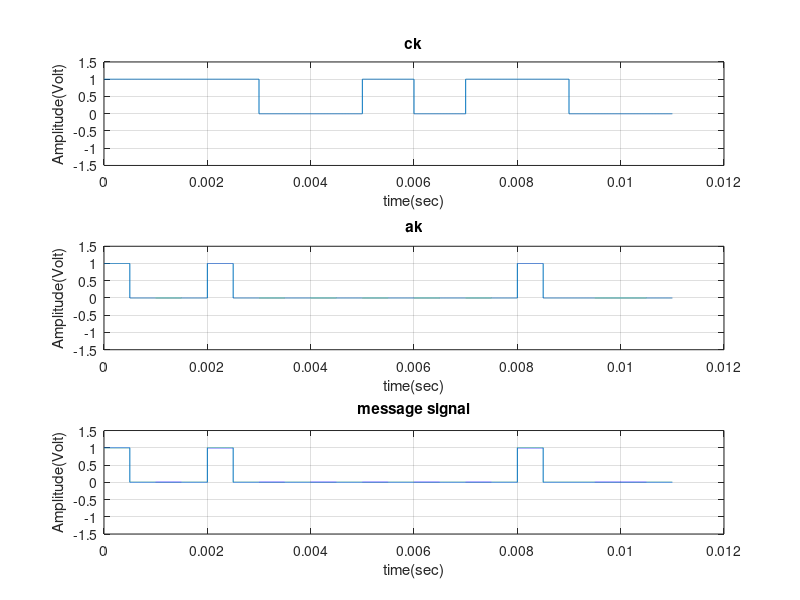

This chart was generated by the following MATLAB code:
% question1(d)
clc;
close all;

Tb = .001;

% defining ck
t1 = 0:Tb/999:Tb;
t2 = Tb:Tb/999:2*Tb;
t3 = 2*Tb:Tb/999:3*Tb;
t4 = 3*Tb:Tb/999:4*Tb;
t5 = 4*Tb:Tb/999:5*Tb;
t6 = 5*Tb:Tb/999:6*Tb;
t7 = 6*Tb:Tb/999:7*Tb;
t8 = 7*Tb:Tb/999:8*Tb;
t9 = 8*Tb:Tb/999:9*Tb;
t10 = 9*Tb:Tb/999:10*Tb;
t11 = 10*Tb:Tb/999:11*Tb;

%defining time 
t_1 = [t1 t2 t3 t4 t5 t6 t7 t8 t9 t10 t11];

%initialising ck
y1 = 1*ones(size(t1));                
y2 = 1*ones(size(t2));                  
y3 = 1*ones(size(t3));                   
y4 = 0*ones(size(t4));                  
y5 = 0*ones(size(t5));                  
y6 = 1*ones(size(t6));                
y7 = 0*ones(size(t7));            
y8 = 1*ones(size(t8));                 
y9 = 1*ones(size(t9));                
y10 = 0*ones(size(t10));                  
y11 = 0*ones(size(t11));                    

%defining ck
yck = [y1 y2 y3 y4 y5 y6 y7 y8 y9 y10 y11];

%plot of ck
figure(1);
subplot(3,1,1);
plot(t_1 ,yck); 
ylim([-1.5 1.5]);
title("ck");
xlabel("time(sec)");
ylabel("Amplitude(Volt)");
grid on; 

% defining ak
Tb = .0005;

% defining time
t1 = 0:Tb/999:Tb;
t010 = 1*Tb:Tb/999:2*Tb;
t2 = 2*Tb:Tb/1999:3*Tb;
t20 = 3*Tb:Tb/999:4*Tb;
t3 = 4*Tb:Tb/1999:5*Tb;
t30 = 5*Tb:Tb/999:6*Tb;
t4 = 6*Tb:Tb/1999:7*Tb;
t40 = 7*Tb:Tb/999:8*Tb;
t5 = 8*Tb:Tb/1999:9*Tb;
t50 = 9*Tb:Tb/999:10*Tb;
t6 = 10*Tb:Tb/1999:11*Tb;
t60 = 11*Tb:Tb/999:12*Tb;
t7 = 12*Tb:Tb/1999:13*Tb;
t70 = 13*Tb:Tb/999:14*Tb;
t8 = 14*Tb:Tb/1999:15*Tb;
t80 = 15*Tb:Tb/999:16*Tb;
t9 = 16*Tb:Tb/1999:17*Tb;
t90 = 17*Tb:Tb/999:18*Tb;
t10 = 18*Tb:Tb/999:19*Tb;
tA0 = 19*Tb:Tb/1999:20*Tb;
t11 = 20*Tb:Tb/1999:21*Tb;
tB0 = 21*Tb:Tb/999:22*Tb;

%defining time 
t_2 = [t1 t010 t2 t20 t3 t30 t4 t40 t5 t50 t6 t60 t7 t70 t8 t80 t9 t90 t10 tA0 t11 tB0];

%defining ak
y1 = 1*ones(size(t1));             
Y10 = zeros(size(t010));
y2 = 0*ones(size(t2));                
Y20 = zeros(size(t20));
y3 = 1*ones(size(t3));                 
Y30 = zeros(size(t30));
y4 = 0*ones(size(t4));                 
Y40 = zeros(size(t40));
y5 = 0*ones(size(t5));              
Y50 = zeros(size(t50));
y6 = 0*ones(size(t6));                
Y60 = zeros(size(t60));
y7 = 0*ones(size(t7));               
Y70 = zeros(size(t70));
y8 = 0*ones(size(t8));                
Y80 = zeros(size(t80));
y9 = 1*ones(size(t9));                 
Y90 = zeros(size(t90));
y10 = 0*ones(size(t10));              
YA0 = zeros(size(tA0));
y11 = 0*ones(size(t11));               
YB0 = zeros(size(tB0));

%defining ak 
yak = [y1 Y10 y2 Y20 y3 Y30 y4 Y40 y5 Y50 y6 Y60 y7 Y70 y8 Y80 y9 Y90 y10 YA0 y11 YB0];

%plotting of ak
subplot(3,1,2);
plot(t_2 ,yak); 
ylim([-1.5 1.5]);
title("ak");
xlabel("time(sec)");
ylabel("Amplitude(Volt)");
grid on;

% since ak = ym
ym = yak;
subplot(3,1,3);
plot(t_2 ,ym); 
ylim([-1.5 1.5]);
title("message signal");
xlabel("time(sec)");
ylabel("Amplitude(Volt)");
grid on;

